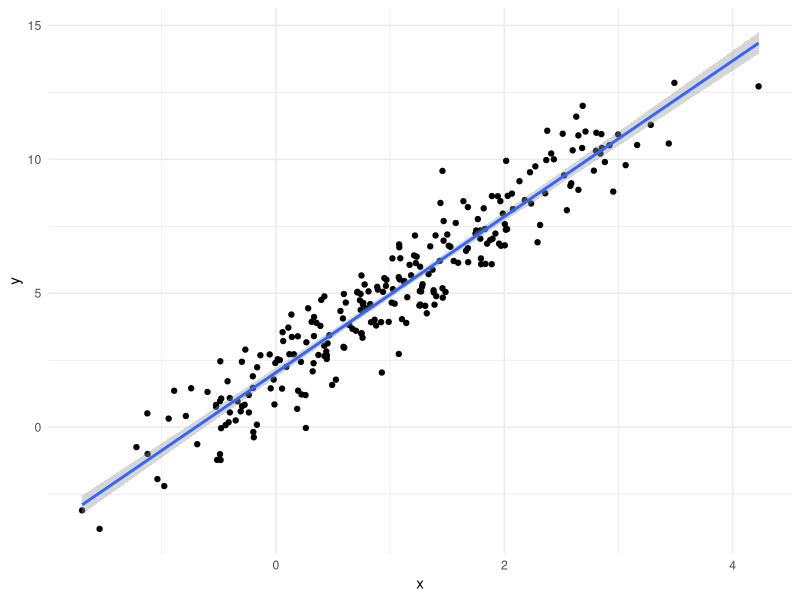
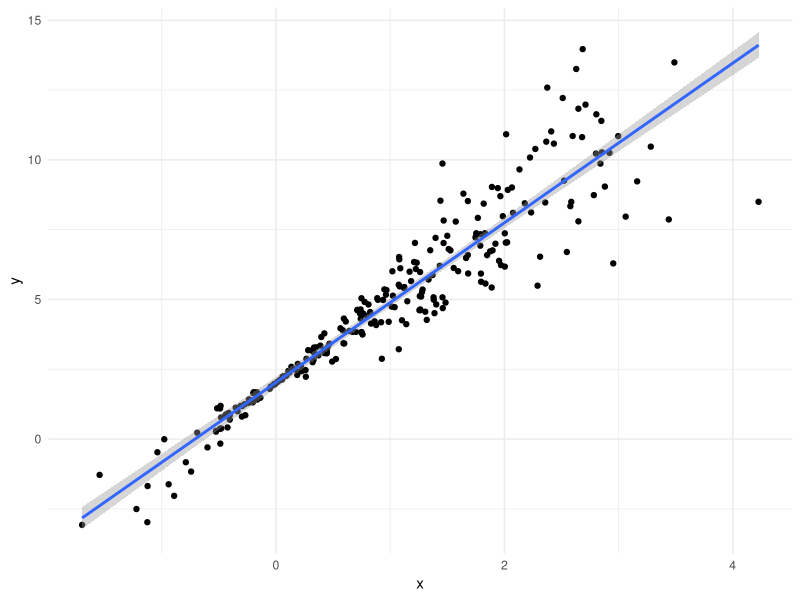
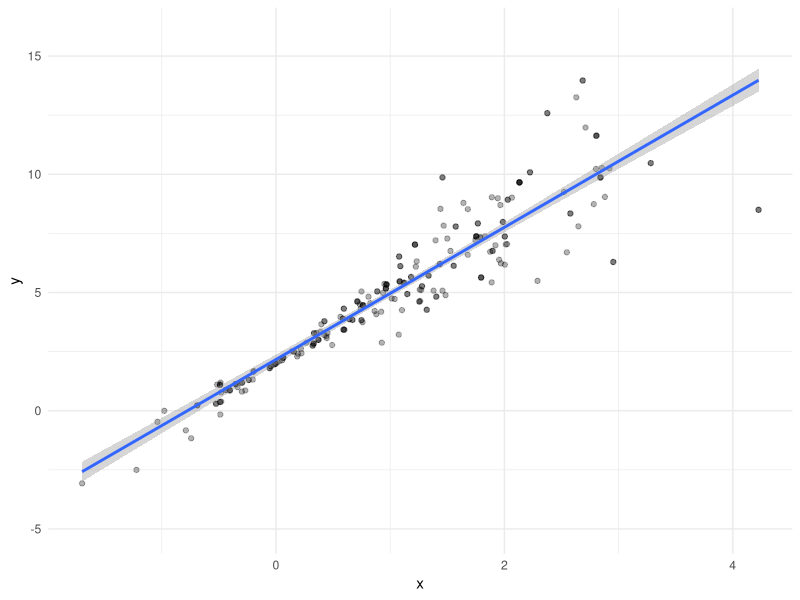
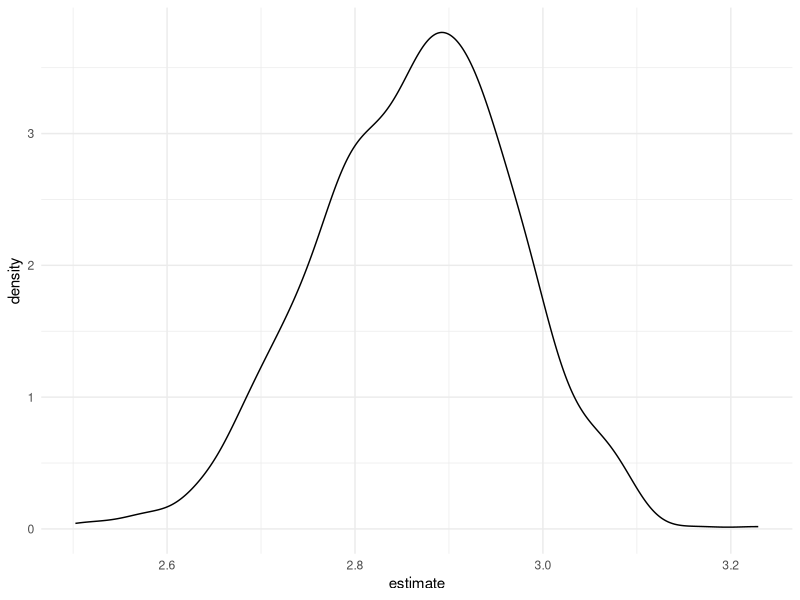

These charts were generated, in order, by the following R code:
## ---- chunk 1
library(tidyverse)
library(modelr)

knitr::opts_chunk$set(
  fig.width = 6,
  fig.asp = 0.6,
  out.width = "90%"
)

theme_set(theme_minimal() + theme(legend.position = "bottom"))

options(
  ggplot2.continuous.colour = "viridis",
  ggplot2.continuous.fill = "viridis"
)

scale_colour_discrete = scale_colour_viridis_d
scale_fill_discrete = scale_fill_viridis_d
## ---- chunk 2
n_samp = 250

sim_df_const = 
  tibble(
    x = rnorm(n_samp, 1, 1),
    error = rnorm(n_samp, 0, 1),
    y = 2 + 3 * x + error
  )

sim_df_nonconst = 
  sim_df_const %>% 
  mutate(
    error = error * 0.75 * x, 
    y = 2 + 3 * x + error
  )
## ---- chunk 3
sim_df_const %>% 
  ggplot(aes(x = x, y = y)) +
  geom_point() +
  geom_smooth(method = "lm")
## ---- chunk 4
sim_df_nonconst %>% 
  ggplot(aes(x = x, y = y)) +
  geom_point() +
  geom_smooth(method = "lm")
## ---- chunk 5
lm(y ~ x, data = sim_df_const) %>%  broom::tidy()
lm(y ~ x, data = sim_df_nonconst) %>%  broom::tidy()
## ---- chunk 6
boot_sample = function(df) {
  sample_frac(df, replace = TRUE) %>% 
    arrange(x)
}
## ---- chunk 7
boot_sample(sim_df_nonconst) %>% 
   ggplot(aes(x = x, y = y)) +
  geom_point(alpha = .3) +
  geom_smooth(method = "lm") + 
  ylim(-5, 16)
## ---- chunk 8
boot_sample(sim_df_nonconst) %>% 
  lm(y ~x, data = .) %>% 
  broom::tidy()
## ---- chunk 9
boot_straps = 
  tibble(
    strap_number = 1:1000,
    strap_sample = rerun(1000, boot_sample(sim_df_nonconst))
  )
## ---- chunk 10
boot_results = 
  boot_straps %>% 
  mutate(
    models = map(.x = strap_sample, ~lm(y ~ x, data = .x)),
    results = map(models, broom::tidy)
  ) %>% 
  select(strap_number, results) %>% 
  unnest(results)
## ---- chunk 11
boot_results %>% 
 group_by(term) %>% 
  summarize(
    mean_est = mean(estimate),
    sd_est = sd(estimate)
  )
## ---- chunk 12
boot_results %>% 
  filter(term == "x") %>% 
  ggplot(aes(x = estimate)) +
  geom_density()
## ---- chunk 13
boot_results %>% 
  group_by(term) %>% 
  summarize(
    ci_lower = quantile(estimate, 0.025),
    ci_upper = quantile(estimate, 0.975)
  )
## ---- chunk 14
sim_df_nonconst %>% 
  bootstrap(1000, id = "strap_number") %>% 
    mutate(
    models = map(.x = strap, ~lm(y ~ x, data = .x)),
    results = map(models, broom::tidy)
  ) %>% 
  select(strap_number, results) %>% 
  unnest(results) %>% 
  group_by(term) %>% 
  summarize(
    ci_lower = quantile(estimate, 0.025),
    ci_upper = quantile(estimate, 0.975)
  )
